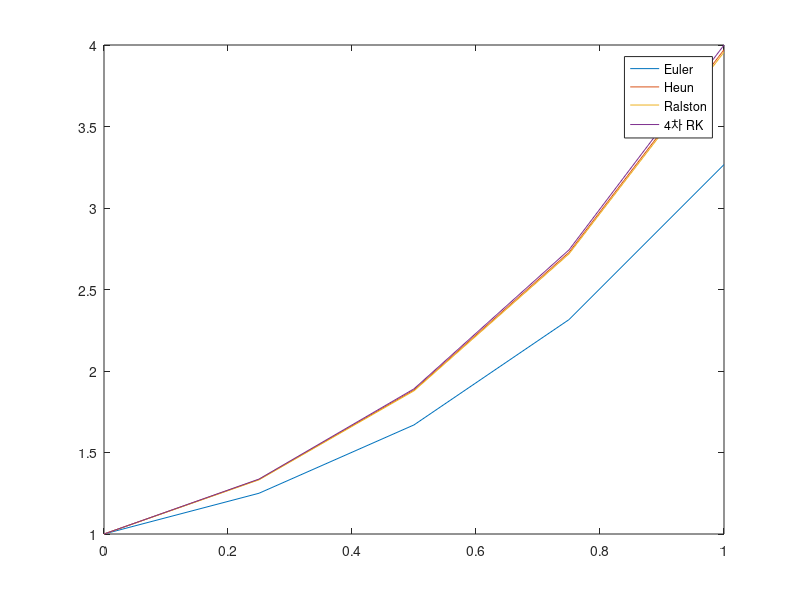
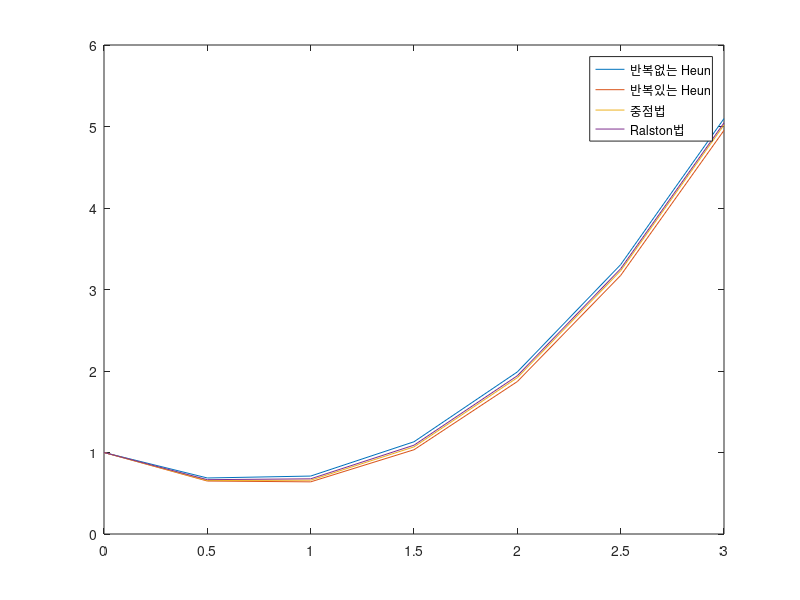
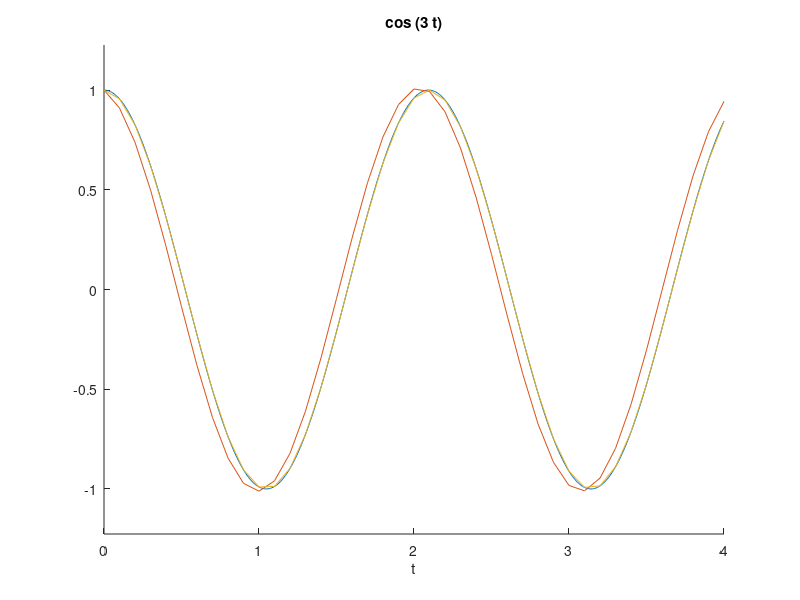

The MATLAB script that drew these images, in order:
clc
clear all
close all
%% 22.2
fdot = @(x,y) (1 + 2 * x) * sqrt(y);
dt = 0.25;
X = [0:dt:1];
y0 = 1;

% 해석적 기법
% Euler 법
fdot = @(x,y) (1 + 2 * x) * sqrt(y);
dt = 0.25;
X = [0:dt:1];
L = length(X);
y0 = 1;
y(1) = y0;
for i =1:L-1
    y(i+1) = y(i) + fdot(X(i),y(i))*dt;
end

figure;
plot(X,y)
hold on

% 반복 없는 Heun 법
dt = 0.25;
X = [0:dt:1];
L = length(X);
y=0;

y0 = 1;
y(1) = y0;

for i = 1:L-1
    k1 = fdot(X(i),y(i));
    k2 = fdot(X(i)+dt,y(i)+k1*dt);
    y(i+1) = y(i) + ((k1/2)+(k2/2))*dt;
end

plot(X,y)

% Ralston 법
dt = 0.25;
X = [0:dt:1];
L = length(X);
y=0;

y0 = 1;
y(1) = y0;

for i = 1:L-1
    k1 = fdot(X(i),y(i));
    k2 = fdot(X(i)+dt*2/3,y(i)+k1*dt*2/3);
    y(i+1) = y(i) + ((k1/4)+(k2*3/4))*dt;
end

plot(X,y)

% 4차 RK법
dt = 0.25;
X = [0:dt:1];
L = length(X);
y=0;

y0 = 1;
y(1) = y0;

for i = 1:L-1
    k1 = fdot(X(i),y(i));
    k2 = fdot(X(i)+dt/2,y(i)+k1*dt/2);
    k3 = fdot(X(i)+dt/2,y(i)+k2*dt/2);
    k4 = fdot(X(i)+dt,y(i)+k3*dt);
    y(i+1) = y(i) + (1/6)*(k1+ 2*k2 + 2*k3 + k4)*dt;
end

plot(X,y)
legend({'Euler','Heun','Ralston','4차 RK'})
%% 22.3

fdot = @(t,y) -y + t^2;

% 수정반복 없는 Heun법
dt = 0.5;
t = [0:dt:3];
L = length(t);
y0 = 1;
y(1) = y0;

for i = 1:L-1
    k1 = fdot(t(i),y(i));
    k2 = fdot(t(i)+dt,y(i)+k1*dt);
    y(i+1) = y(i) + ((k1/2)+(k2/2))*dt;
end

figure;
plot(t,y);
hold on

% 수정반복 있는 Heun 법 Es = 0.1%
dt = 0.5;
t = [0:dt:3];
L = length(t);
y0 = 1;
y(1) = y0;
Es = 0.1;

for i = 1:L-1
    j = 1;
    yo = y(i) + fdot(t(i),y(i))*dt;
    E = 1;
    yc(j) = yo;
    while E>Es
        yc(j+1) = y(i) + ((fdot(t(i),y(i)) + fdot(t(i+1),yc(j)))/2)*dt;
        E = abs((yc(j)-yc(j+1))/yc(j))*100;
        j = j+1;
    end
    y(i+1) = yc(j);
end

plot(t,y);

% 중점법
dt = 0.5;
t = [0:dt:3];
L = length(t);
y0 = 1;
y(1) = y0;

for i = 1:L-1
    k1 = fdot(t(i),y(i));
    k2 = fdot(t(i)+dt/2,y(i)+k1*dt/2);
    y(i+1) = y(i) + k2*dt;
end


plot(t,y);

% Ralston 법

dt = 0.5;
t = [0:dt:3];
L = length(t);
y0 = 1;
y(1) = y0;

for i = 1:L-1
    k1 = fdot(t(i),y(i));
    k2 = fdot(t(i)+dt*2/3,y(i)+k1*dt*2/3);
    y(i+1) = y(i) + ((k1/4)+(k2*3/4))*dt;
end

plot(t,y);
legend({'반복없는 Heun','반복있는 Heun', '중점법', 'Ralston법'})
%% 22.9
dt = 0.1;
t = [0:dt:4];
L = length(t);


y0 = 1;
ydot0 = 0;

yddot = @(t, y, yd) -9*y;
z = @(t, y, yd) yd;

y(1) = y0;
yd(1) = ydot0;

% Euler
for i = 1:L-1
    yd(i+1) = yd(i) + yddot(t(i), y(i), yd(i))*dt;
    y(i+1) = y(i) + yd(i+1)*dt;
end

figure;
hold on
f = @(t) cos(3*t);
ezplot(f,[0,4]);
plot(t,y);


% 4차 RK 법
y = 0;
yd = 0;

y0 = 1;
ydot0 = 0;

y(1) = y0;
yd(1) = ydot0;

for i = 1:L-1
    k11 = z(t(i),y(i),yd(i));
    k12 = yddot(t(i),y(i),yd(i));
    
    k21 = z(t(i)+dt/2,y(i)+k11*dt/2,yd(i)+k12*dt/2);
    k22 = yddot(t(i)+dt/2,y(i)+k11*dt/2,yd(i)+k12*dt/2);
    
    k31 = z(t(i)+dt/2,y(i)+k21*dt/2,yd(i)+k22*dt/2);
    k32 = yddot(t(i)+dt/2,y(i)+k21*dt/2,yd(i)+k22*dt/2);
    
    k41 = z(t(i)+dt,y(i)+k31*dt,yd(i)+k32*dt);
    k42 = yddot(t(i)+dt,y(i)+k31*dt,yd(i)+k32*dt);
    
    y(i+1) = y(i) + (1/6)*(k11+ 2*k21 + 2*k31 + k41)*dt;
    yd(i+1) = yd(i) + (1/6)*(k12+ 2*k22 + 2*k32 + k42)*dt;
end

plot(t,y)

% [t,y] = ode23(fydot, [0,4], y0);
% 
% plot(t,y,'ro', 'linewidth',1.5)